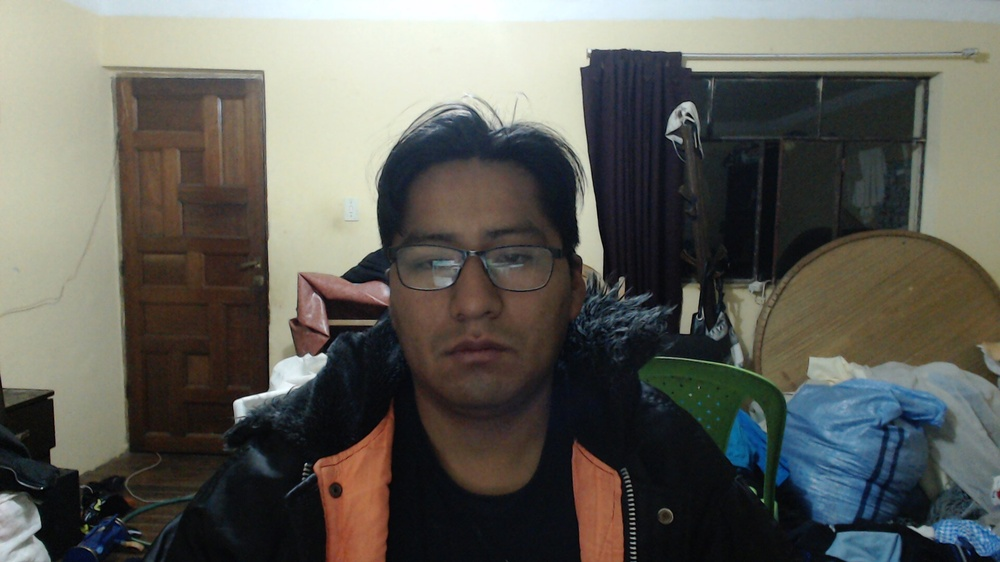
#> input picture contornos/1.jpg, 1000 x 562 px, shrunk from 1920 x 1080 before the run
$ python contornos.py   (older library calls are emulated)
#> lines starting #> are read from the running program, lines starting #| are printed output that depends on the picture; after the words box and inside, x2 and y2 are one past the last pixel; in counts of white or black regions, pixels touching at a corner belong together
import cv2
import numpy as np
import imutils

image = cv2.imread('1.jpg')
#> image is the input picture: shape (562, 1000, 3); mean B, G, R 88.5, 94.9, 95.6
gray = cv2.cvtColor(image, cv2.COLOR_BGR2GRAY)
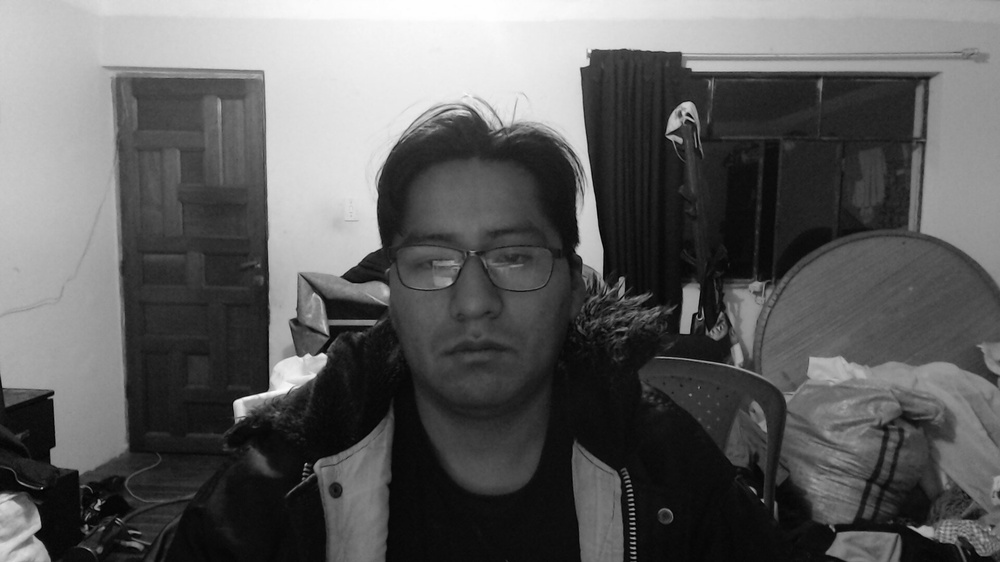
#> gray: shape (562, 1000); min 0, max 255, mean 94.4

_,th = cv2.threshold(gray,100,255,cv2.THRESH_BINARY)
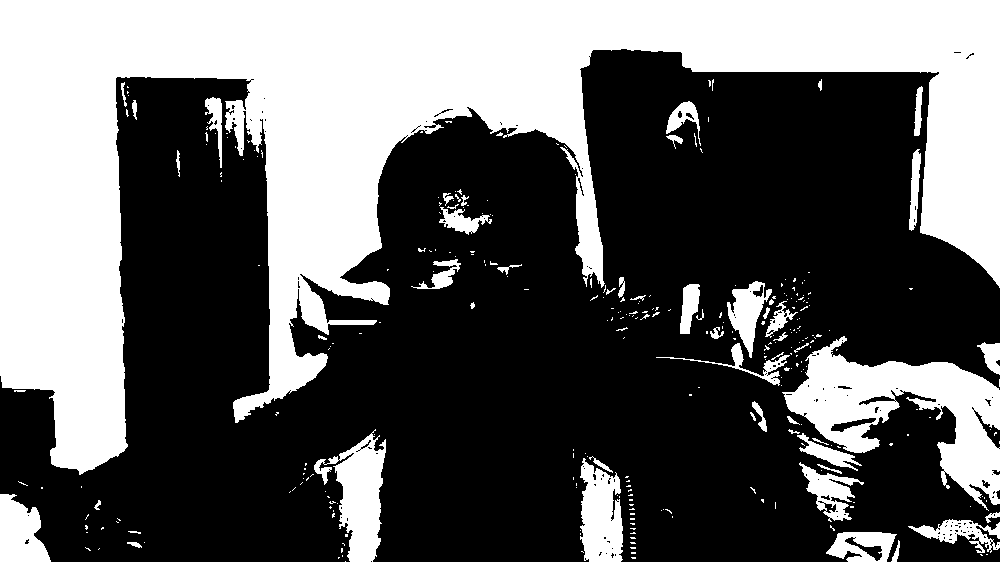
#> th: shape (562, 1000); 38.1% white; 309 white regions (255 under 20 px)


img, contornos,herarquia = cv2.findContours(th,cv2.RETR_LIST,cv2.CHAIN_APPROX_SIMPLE)
#> contornos = 491 contours, 435 with area under 20; largest, box (x1, y1, x2, y2) and area: (0, 0, 1000, 475) 171800, (782, 336, 1000, 511) 14827, (314, 429, 386, 562) 4414, (580, 458, 623, 562) 3259, (0, 494, 51, 562) 2376; herarquia = 491 rows, first 6: [1, -1, -1, -1], [2, 0, -1, -1], [3, 1, -1, -1], [4, 2, -1, -1], [5, 3, -1, -1], [6, 4, -1, -1]

cv2.drawContours(image,contornos, -1, (0,255,0), 3)
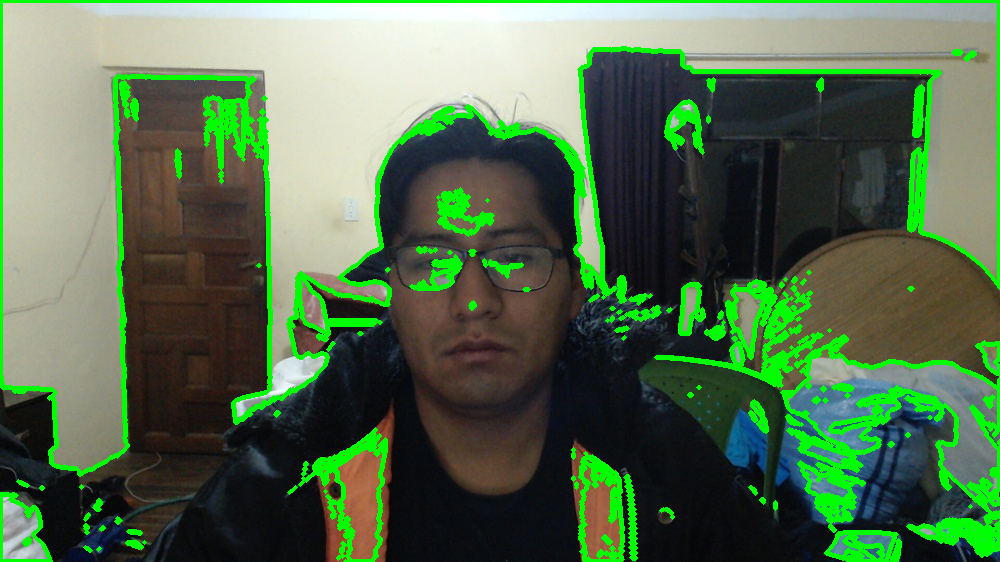
#> image: shape (562, 1000, 3); 10.5% of pixels changed, all inside (x1, y1, x2, y2) = (0, 0, 1000, 562)


cv2.imshow('image',th)
cv2.imshow('image 1',image)
cv2.imshow('image 2',img)


cv2.waitKey(0)
cv2.destroyAllWindows()
